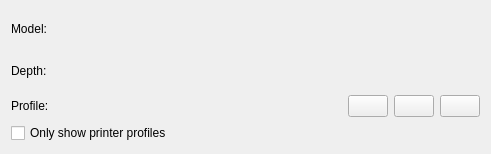
<?xml version="1.0" encoding="UTF-8"?>
<ui version="4.0">
 <class>WdgPrinterProfileChooser</class>
 <widget class="QWidget" name="WdgPrinterProfileChooser">
  <property name="geometry">
   <rect>
    <x>0</x>
    <y>0</y>
    <width>491</width>
    <height>154</height>
   </rect>
  </property>
  <layout class="QGridLayout" name="gridLayout">
   <item row="1" column="1">
    <widget class="KisCmbIDList" name="cmbColorDepth" native="true">
     <property name="sizePolicy">
      <sizepolicy hsizetype="Expanding" vsizetype="Preferred">
       <horstretch>0</horstretch>
       <verstretch>0</verstretch>
      </sizepolicy>
     </property>
    </widget>
   </item>
   <item row="0" column="0">
    <widget class="QLabel" name="lblColorSpaces">
     <property name="minimumSize">
      <size>
       <width>80</width>
       <height>0</height>
      </size>
     </property>
     <property name="text">
      <string>Model:</string>
     </property>
     <property name="buddy">
      <cstring>cmbColorModels</cstring>
     </property>
    </widget>
   </item>
   <item row="2" column="0" colspan="2">
    <layout class="QHBoxLayout" name="horizontalLayout">
     <item>
      <widget class="QLabel" name="lblProfiles">
       <property name="minimumSize">
        <size>
         <width>80</width>
         <height>0</height>
        </size>
       </property>
       <property name="text">
        <string>Profile:</string>
       </property>
       <property name="buddy">
        <cstring>cmbProfile</cstring>
       </property>
      </widget>
     </item>
     <item>
      <widget class="SqueezedComboBox" name="cmbProfile" native="true">
       <property name="sizePolicy">
        <sizepolicy hsizetype="Expanding" vsizetype="Fixed">
         <horstretch>0</horstretch>
         <verstretch>0</verstretch>
        </sizepolicy>
       </property>
       <property name="minimumSize">
        <size>
         <width>200</width>
         <height>0</height>
        </size>
       </property>
      </widget>
     </item>
     <item>
      <widget class="QPushButton" name="bnInstallProfile">
       <property name="toolTip">
        <string>Install a new profile from a file</string>
       </property>
       <property name="whatsThis">
        <string>Install a new profile from a file.</string>
       </property>
       <property name="text">
        <string/>
       </property>
      </widget>
     </item>
     <item>
      <widget class="QPushButton" name="bnDownloadProfile">
       <property name="toolTip">
        <string>Install a new profile from a file</string>
       </property>
       <property name="whatsThis">
        <string>Install a new profile from a file.</string>
       </property>
       <property name="text">
        <string/>
       </property>
      </widget>
     </item>
     <item>
      <widget class="QPushButton" name="bnUploadProfile">
       <property name="toolTip">
        <string>Install a new profile from a file</string>
       </property>
       <property name="whatsThis">
        <string>Install a new profile from a file.</string>
       </property>
       <property name="text">
        <string/>
       </property>
      </widget>
     </item>
    </layout>
   </item>
   <item row="0" column="1">
    <widget class="KisCmbIDList" name="cmbColorModels" native="true">
     <property name="sizePolicy">
      <sizepolicy hsizetype="Expanding" vsizetype="Preferred">
       <horstretch>0</horstretch>
       <verstretch>0</verstretch>
      </sizepolicy>
     </property>
    </widget>
   </item>
   <item row="1" column="0">
    <widget class="QLabel" name="lblColorModels">
     <property name="minimumSize">
      <size>
       <width>80</width>
       <height>0</height>
      </size>
     </property>
     <property name="text">
      <string>Depth:</string>
     </property>
     <property name="buddy">
      <cstring>cmbColorModels</cstring>
     </property>
    </widget>
   </item>
   <item row="3" column="0">
    <widget class="QCheckBox" name="printerProfilesCheckBox">
     <property name="text">
      <string>Only show printer profiles</string>
     </property>
    </widget>
   </item>
  </layout>
 </widget>
 <customwidgets>
  <customwidget>
   <class>KisCmbIDList</class>
   <extends>QWidget</extends>
   <header>widgets/kis_cmb_idlist.h</header>
  </customwidget>
  <customwidget>
   <class>SqueezedComboBox</class>
   <extends>QWidget</extends>
   <header>widgets/squeezedcombobox.h</header>
  </customwidget>
 </customwidgets>
 <resources/>
 <connections/>
</ui>
